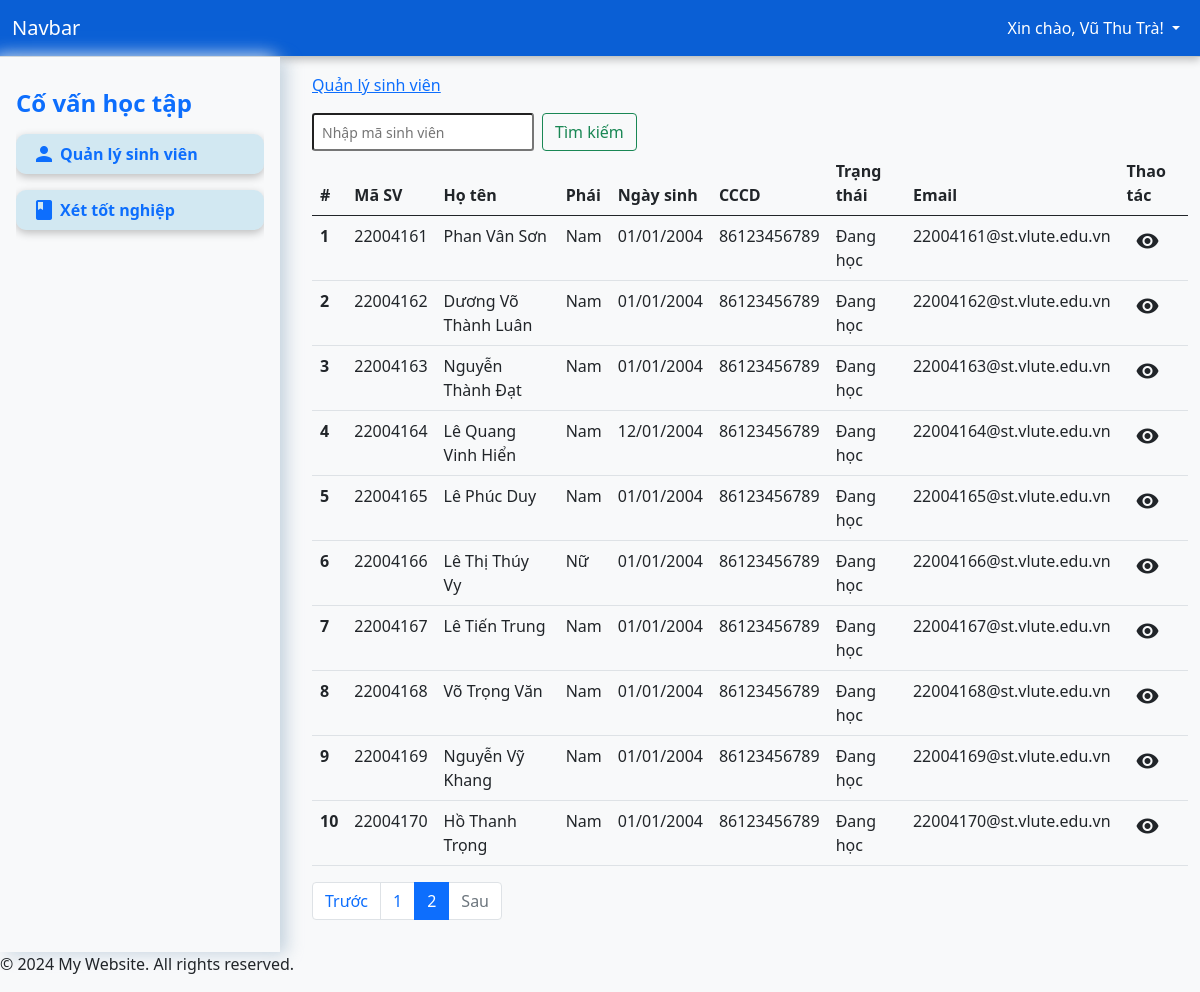
Screenshot of /?page=students&num=2 (signed in) with the database file from the repository.
### tables this page shows
CREATE TABLE `students` (
  `id` int(11) NOT NULL,
  `student_code` varchar(50) NOT NULL,
  `full_name` varchar(255) NOT NULL,
  `identity` varchar(255) NOT NULL,
  `dob` date DEFAULT NULL,
  `gender` enum('Nam','Nữ','Khác') NOT NULL DEFAULT 'Nam',
  `address` varchar(255) NOT NULL,
  `major` varchar(255) DEFAULT NULL,
  `email` varchar(255) DEFAULT NULL,
  `status` enum('Đang học','Thôi học','Đã tốt nghiệp','') DEFAULT 'Đang học',
  `created_at` datetime DEFAULT current_timestamp()
);

### app/controller/StudentController.php (called while the page is built, shortened)
<?php
class StudentController
{
    private $conn;
    public function __construct($conn)
    {
        $this->conn = $conn;
    }
    public function index($limit = PHP_INT_MAX, $offset = 0) {
        $query = "SELECT * FROM students LIMIT $offset, $limit";
        $result = mysqli_query($this->conn, $query);
        $students = [];
        while ($row = mysqli_fetch_assoc($result)) {
            $students[] = $row;
        }
        return $students;
    }
    public function count()
    {
        $query = "SELECT COUNT(*) as total FROM students";
        $result = mysqli_query($this->conn, $query);
        $row = mysqli_fetch_assoc($result);
        return $row['total'];
    }
}

### app/views/pages/students.php (the view, shortened to what this page needs)
<?php
require_once "app/controller/StudentController.php";
$studentController = new StudentController($conn);
$page = isset($_GET['num']) ? (int)$_GET['num'] : 1;
$page = max($page, 1);
$limit = 10;
$offset = ($page - 1) * $limit;
$search = isset($_POST['search']) ? $_POST['search'] : '';
if ($search) {
    $students = $studentController->show($search);
    $total_students = count($students);
    $total_pages = 1;
} else {
    $students = $studentController->index($limit, $offset);
    $total_students = $studentController->count();
    $total_pages = ceil($total_students / $limit);
}
?>
<nav aria-label="Page navigation example">
    <form class="d-flex float-start" method="post">
        <input class="form-control-sm me-2" name="search" type="search" placeholder="Nhập mã sinh viên" aria-label="Search" required>
        <button class="btn btn-outline-success mr-2" type="submit">Tìm kiếm</button>
    </form>
    <table class="table">
        <thead>
            <tr>
                <th scope="col">#</th>
                <th scope="col">Mã SV</th>
                <th scope="col">Họ tên</th>
                <th scope="col">Phái</th>
                <th scope="col">Ngày sinh</th>
                <th scope="col">CCCD</th>
                <th scope="col">Trạng thái</th>
                <th scope="col">Email</th>
                <th scope="col">Thao tác</th>
            </tr>
        </thead>
        <tbody>
            <?php foreach ($students as $index => $student): ?>
                <tr>
                    <th scope="row"><?php echo $index + 1; ?></th>
                    <td><?php echo htmlspecialchars($student['student_code']); ?></td>
                    <td><?php echo htmlspecialchars($student['full_name']); ?></td>
                    <td><?php echo htmlspecialchars($student['gender']); ?></td>
                    <td><?php echo htmlspecialchars(date('d/m/Y', strtotime($student['dob']))); ?></td>
                    <td><?php echo htmlspecialchars($student['identity']); ?></td>
                    <td><?php echo htmlspecialchars($student['status']); ?></td>
                    <td><?php echo htmlspecialchars($student['email']); ?></td>
                    <td>
                        <a type="button" class="btn btn-sm" href="?page=detail&student_code=<?php echo $student['student_code'] ?>"><i class="material-icons">visibility</i></a>
                    </td>
                </tr>
            <?php endforeach; ?>
        </tbody>
    </table>
    <ul class="pagination">
        <li class="page-item <?php if ($page <= 1) echo 'disabled'; ?>">
            <a class="page-link" href="?page=students&num=<?php echo $page - 1; ?>">Trước</a>
        </li>
        <?php for ($i = 1; $i <= $total_pages; $i++): ?>
            <li class="page-item <?php if ($page == $i) echo 'active'; ?>">
                <a class="page-link" href="?page=students&num=<?php echo $i; ?>"><?php echo $i; ?></a>
            </li>
        <?php endfor; ?>
        <li class="page-item <?php if ($page >= $total_pages) echo 'disabled'; ?>">
            <a class="page-link" href="?page=students&num=<?php echo $page + 1; ?>">Sau</a>
        </li>
    </ul>
</nav>

### rows the page displays
students: student_code "22004161", full_name "Phan Vân Sơn", gender "Nam", dob "01/01/2004", identity "86123456789", status "Đang học", email "22004161@st.vlute.edu.vn"
students: student_code "22004162", full_name "Dương Võ Thành Luân", gender "Nam", dob "01/01/2004", identity "86123456789", status "Đang học", email "22004162@st.vlute.edu.vn"
students: student_code "22004163", full_name "Nguyễn Thành Đạt", gender "Nam", dob "01/01/2004", identity "86123456789", status "Đang học", email "22004163@st.vlute.edu.vn"
students: student_code "22004164", full_name "Lê Quang Vinh Hiển", gender "Nam", dob "12/01/2004", identity "86123456789", status "Đang học", email "22004164@st.vlute.edu.vn"
students: student_code "22004165", full_name "Lê Phúc Duy", gender "Nam", dob "01/01/2004", identity "86123456789", status "Đang học", email "22004165@st.vlute.edu.vn"
students: student_code "22004166", full_name "Lê Thị Thúy Vy", gender "Nữ", dob "01/01/2004", identity "86123456789", status "Đang học", email "22004166@st.vlute.edu.vn"
students: student_code "22004167", full_name "Lê Tiến Trung", gender "Nam", dob "01/01/2004", identity "86123456789", status "Đang học", email "22004167@st.vlute.edu.vn"
students: student_code "22004168", full_name "Võ Trọng Văn", gender "Nam", dob "01/01/2004", identity "86123456789", status "Đang học", email "22004168@st.vlute.edu.vn"
students: student_code "22004169", full_name "Nguyễn Vỹ Khang", gender "Nam", dob "01/01/2004", identity "86123456789", status "Đang học", email "22004169@st.vlute.edu.vn"
students: student_code "22004170", full_name "Hồ Thanh Trọng", gender "Nam", dob "01/01/2004", identity "86123456789", status "Đang học", email "22004170@st.vlute.edu.vn"

### other values shown
$_SESSION['auth_user']['username'] "Vũ Thu Trà"
$page_titles[$_GET['page']] "Quản lý sinh viên"
